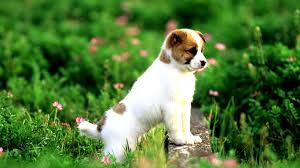
#> input picture index.jpeg, 300 x 168 px
$ python 4_rgb.py
#> lines starting #> are read from the running program, lines starting #| are printed output that depends on the picture
import cv2
import numpy as np

img = cv2.imread("index.jpeg",1)
#> img is the input picture: shape (168, 300, 3); mean B, G, R 57.6, 120.4, 81.3
cv2.imshow("image",img)
cv2.moveWindow("image",0,0)
print(img.shape)
#| (168, 300, 3)
height,width,channels = img.shape
#> height = 168; width = 300; channels = 3

b,g,r = cv2.split(img)
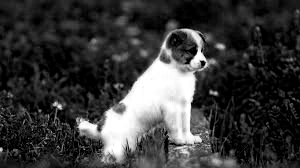
#> b: shape (168, 300); min 0, max 255, mean 57.6
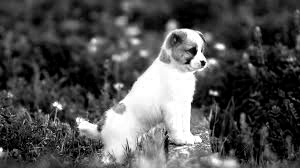
#> r: shape (168, 300); min 0, max 255, mean 81.3

rgb = np.empty([height,width*3,3],"uint8")
rgb[:,0:width] = cv2.merge([b,b,b])
rgb[:,width:2*width] = cv2.merge([g,g,g])
rgb[:,2*width:3*width] = cv2.merge([r,r,r])
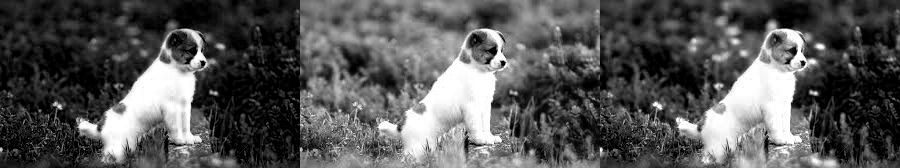
#> rgb: shape (168, 900, 3); min 0, max 255, mean 86.4

cv2.imshow("channel",rgb)
cv2.moveWindow("channel",0,height)

hsv = cv2.cvtColor(img,cv2.COLOR_BGR2HSV)
#> hsv: shape (168, 300, 3); mean H, S, V 49.9, 167.1, 122.5
h,s,v = cv2.split(hsv)
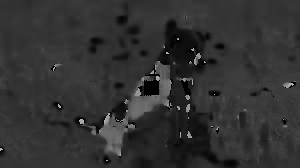
#> h: shape (168, 300); min 0, max 179, mean 49.9
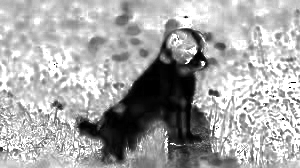
#> s: shape (168, 300); min 0, max 255, mean 167.1
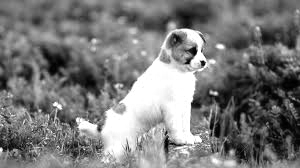
#> v: shape (168, 300); min 0, max 255, mean 122.5
hsv_merge = np.concatenate((h,s,v),axis=1)
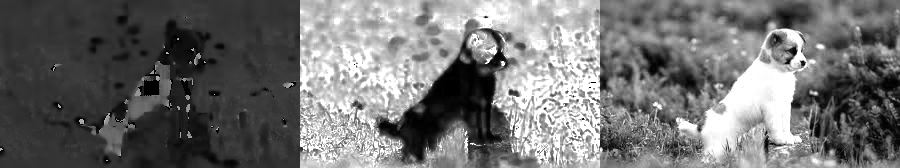
#> hsv_merge: shape (168, 900); min 0, max 255, mean 113.2

cv2.imshow("hsv",hsv_merge)

cv2.waitKey(0)
cv2.destroyAllWindows()
